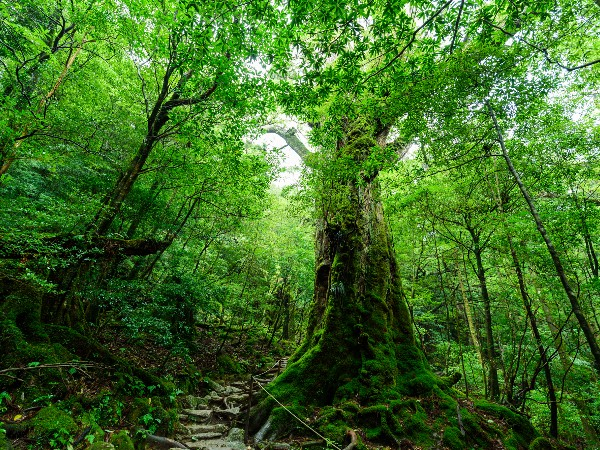
#> input picture Python/reference_projects/Convert_JPEG_to_PNG/input.jpeg, 600 x 450 px
$ python sample.py
#> lines starting #> are read from the running program, lines starting #| are printed output that depends on the picture
# [36 lines of commented-out code are left out]

from PIL import Image, ImageDraw
def main():
    # 変数の定義
    input_path = "./input.jpeg"
    output_path = "./monkeyWithCircle.png"

    # 画像の読み込み
    image = Image.open(input_path)
#> image is the input picture: PIL image 600x450 RGB; mean R, G, B 62.4, 106.1, 38.1

    # 画像が読み込めなかった場合の例外処理
    if image is None:
        print(f'Failed to load image from {input_path}')
        return
    # ImageDrawオブジェクトの生成
    draw = ImageDraw.Draw(image)

    # 画像上に円の描画
    draw.ellipse((10, 10, 90, 90), outline=(0, 255, 0), width=2)
    draw.ellipse((70, 70, 230, 230), outline=(255, 255, 0), width=6)
    draw.ellipse((150, 150, 250, 250), fill=(0, 255, 255))

    # 画像の保存
    image.save(output_path)
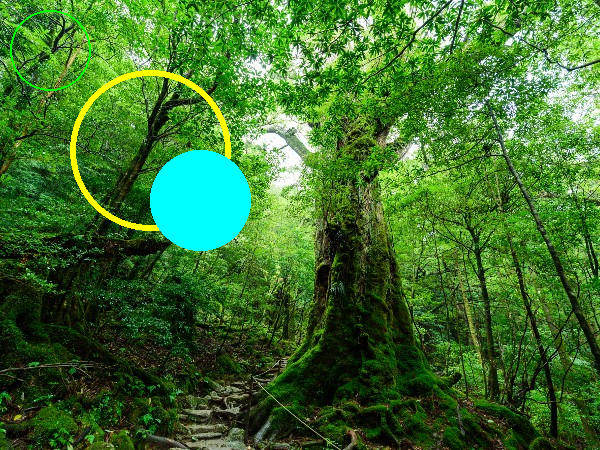
#> saved as monkeyWithCircle.png: PIL image 600x450 RGB; mean R, G, B 62.1, 111.3, 44.5
    print(f"Saved image to {output_path}")


if __name__ == '__main__':
    main()
